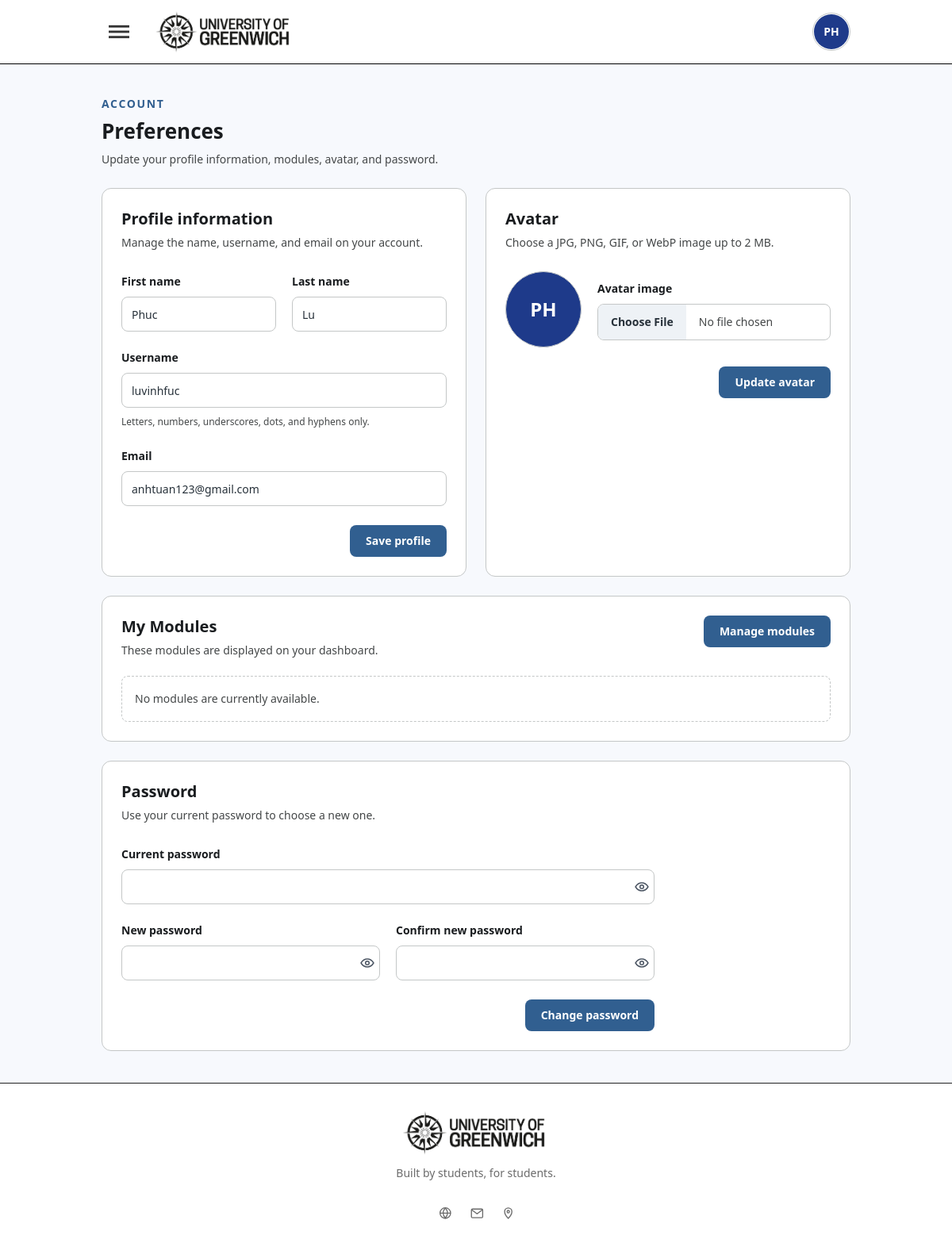
Page /preferences (signed in) on the committed database.
### tables this page shows
CREATE TABLE `users` (
  `id` int(11) NOT NULL AUTO_INCREMENT,
  `first_name` varchar(50) NOT NULL,
  `last_name` varchar(50) NOT NULL,
  `username` varchar(75) NOT NULL,
  `email` varchar(150) NOT NULL,
  `password` varchar(255) DEFAULT NULL,
  `avatar` varchar(255) DEFAULT NULL,
  `role` enum('student','tutor','admin') DEFAULT 'student',
  `created_at` timestamp NOT NULL DEFAULT current_timestamp(),
  `updated_at` timestamp NULL DEFAULT NULL,
  PRIMARY KEY (`id`),
  UNIQUE KEY `username` (`username`),
  UNIQUE KEY `email` (`email`)
);

### app/Views/preferences/index.php (the view, shortened to what the rows shown need)
<?php
$fieldError = static function (array $errors, string $field) {
    return trim((string) ($errors[$field] ?? ''));
};
$fieldBorder = static function (array $errors, string $field) {
    return trim((string) ($errors[$field] ?? '')) !== ''
        ? 'border-[#ba1a1a] focus:border-[#ba1a1a] focus:ring-[#ba1a1a]/10'
        : 'border-[#c4c7c7] focus:border-[#315f90] focus:ring-[#315f90]/15';
};
$firstName = (string) ($profileOld['first_name'] ?? $user['first_name'] ?? '');
$lastName = (string) ($profileOld['last_name'] ?? $user['last_name'] ?? '');
$username = (string) ($profileOld['username'] ?? $user['username'] ?? '');
$email = (string) ($profileOld['email'] ?? $user['email'] ?? '');
?>
<section class="min-h-[calc(100vh-80px)] bg-[#f7f9fd] text-[#27313a]">
    <div class="mx-auto flex max-w-5xl flex-col gap-6 px-5 py-8 sm:px-8 lg:px-10 lg:py-10">
        <div>
            <h1 class="mt-2 text-2xl font-bold leading-8 text-[#191c1f] sm:text-[26px]">Preferences</h1>
        </div>
        <div class="grid gap-6 lg:grid-cols-2">
            <section class="rounded-xl border border-[#c4c7c7] bg-white p-5 sm:p-6" aria-labelledby="profile-heading">
                <h2 id="profile-heading" class="text-xl font-semibold leading-7 text-[#191c1f]">
                    Profile information
                </h2>
                <form action="<?= BASE_URL ?>/preferences/profile" method="post" class="mt-6" novalidate>
                    <div class="grid gap-5 sm:grid-cols-2">
                        <div>
                            <label for="first_name" class="text-sm font-semibold text-[#191c1f]">First name</label>
                            <input
                                id="first_name"
                                name="first_name"
                                type="text"
                                maxlength="50"
                                autocomplete="given-name"
                                value="<?= htmlspecialchars($firstName, ENT_QUOTES, 'UTF-8') ?>"
                                aria-describedby="first_name-error"
                                aria-invalid="<?= $fieldError($profileErrors, 'first_name') !== '' ? 'true' : 'false' ?>"
                                class="mt-2 h-11 w-full rounded-lg border <?= $fieldBorder($profileErrors, 'first_name') ?> bg-white px-3 text-sm text-[#27313a] outline-none transition focus:ring-2"
                            >
                        </div>
                        <div>
                            <label for="last_name" class="text-sm font-semibold text-[#191c1f]">Last name</label>
                            <input
                                id="last_name"
                                name="last_name"
                                type="text"
                                maxlength="50"
                                autocomplete="family-name"
                                value="<?= htmlspecialchars($lastName, ENT_QUOTES, 'UTF-8') ?>"
                                aria-describedby="last_name-error"
                                aria-invalid="<?= $fieldError($profileErrors, 'last_name') !== '' ? 'true' : 'false' ?>"
                                class="mt-2 h-11 w-full rounded-lg border <?= $fieldBorder($profileErrors, 'last_name') ?> bg-white px-3 text-sm text-[#27313a] outline-none transition focus:ring-2"
                            >
                        </div>
                    </div>
                    <div class="mt-5">
                        <label for="username" class="text-sm font-semibold text-[#191c1f]">Username</label>
                        <input
                            id="username"
                            name="username"
                            type="text"
                            maxlength="75"
                            autocomplete="username"
                            value="<?= htmlspecialchars($username, ENT_QUOTES, 'UTF-8') ?>"
                            aria-describedby="username-help username-error"
                            aria-invalid="<?= $fieldError($profileErrors, 'username') !== '' ? 'true' : 'false' ?>"
                            class="mt-2 h-11 w-full rounded-lg border <?= $fieldBorder($profileErrors, 'username') ?> bg-white px-3 text-sm text-[#27313a] outline-none transition focus:ring-2"
                        >
                        <p id="username-help" class="mt-2 text-xs leading-5 text-[#444748]">
                            Letters, numbers, underscores, dots, and hyphens only.
                        </p>
                    </div>
                    <div class="mt-5">
                        <label for="email" class="text-sm font-semibold text-[#191c1f]">Email</label>
                        <input
                            id="email"
                            name="email"
                            type="email"
                            maxlength="150"
                            autocomplete="email"
                            value="<?= htmlspecialchars($email, ENT_QUOTES, 'UTF-8') ?>"
                            aria-describedby="email-error"
                            aria-invalid="<?= $fieldError($profileErrors, 'email') !== '' ? 'true' : 'false' ?>"
                            class="mt-2 h-11 w-full rounded-lg border <?= $fieldBorder($profileErrors, 'email') ?> bg-white px-3 text-sm text-[#27313a] outline-none transition focus:ring-2"
                        >
                    </div>
                </form>
            </section>
            <section class="rounded-xl border border-[#c4c7c7] bg-white p-5 sm:p-6" aria-labelledby="avatar-heading">
                <h2 id="avatar-heading" class="text-xl font-semibold leading-7 text-[#191c1f]">Avatar</h2>
            </section>
            <?php if ($showModulePreferences): ?>
            <section id="my-modules" class="rounded-xl border border-[#c4c7c7] bg-white p-5 sm:p-6 lg:col-span-2"
                aria-labelledby="modules-heading">
                <div class="flex flex-col justify-between gap-5 sm:flex-row sm:items-start">
                    <div>
                        <h2 id="modules-heading" class="text-xl font-semibold leading-7 text-[#191c1f]">My Modules</h2>
                    </div>
                </div>
            </section>
            <?php endif; ?>
            <section class="rounded-xl border border-[#c4c7c7] bg-white p-5 sm:p-6 lg:col-span-2" aria-labelledby="password-heading">
                <div class="max-w-2xl">
                    <h2 id="password-heading" class="text-xl font-semibold leading-7 text-[#191c1f]">Password</h2>
                </div>
            </section>
        </div>
    </div>
</section>

### rows in the picture
users: first_name "Phuc", last_name "Lu", username "luvinhfuc", email "anhtuan123@gmail.com"

### other values in the picture
$authAvatarInitial "PH"
